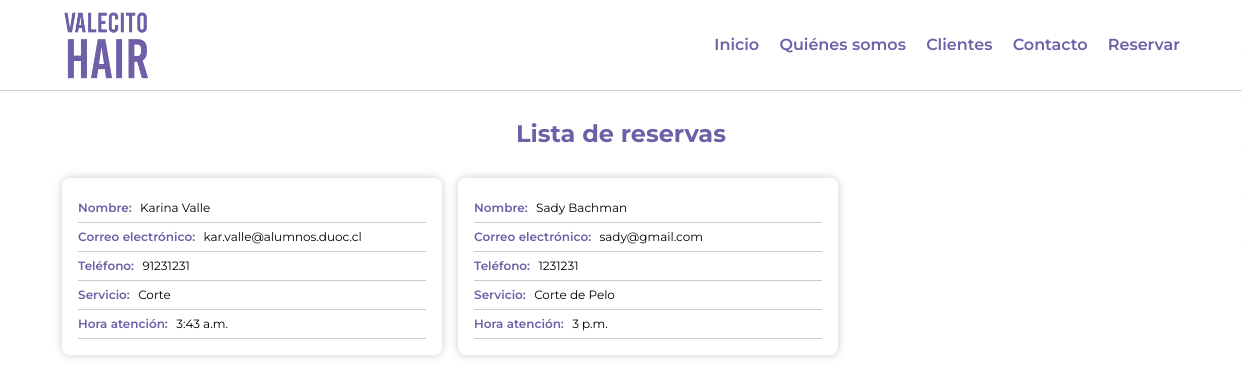
/listar-reservas, run on an earlier commit of the app's database.
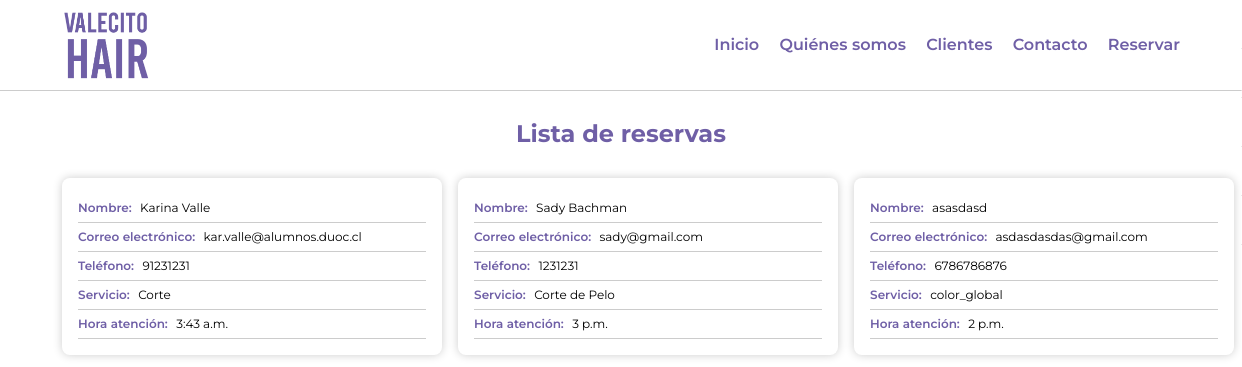
And on a later commit of the database.
### main/models.py (models this page shows)
class Reserva(models.Model):
    nombre_completo= models.CharField(max_length=100)
    correo = models.EmailField(max_length=100)
    telefono = models.CharField(max_length=10)
    servicio = models.CharField(max_length=50)
    hora = models.TimeField()

### main/views.py (the view)
# urls.py: path('listar-reservas', views.list, name='listar'),
def list(request):
    return render(request, "listar.html", { "reservas": Reserva.objects.all() })

### main/templates/listar.html (shortened to what this page needs)
<!DOCTYPE html>
<html lang="es">
<head>
  {% load static %}
  <link rel="stylesheet" href="{% static 'css/listar.css' %}">
  <link rel="stylesheet" href="{% static 'img/icons/style.css' %}">
  <link rel="stylesheet" href="{% static 'css/template.css' %}">
</head>
<body>
  <main class="main">
    <header class="header">
      <div class="wrapper">
        <img src="{% static 'img/images/logo.png' %}" class="logo" />
        <nav class="menu">
          <a class="menu-link" href="/">Inicio</a>
          <a class="menu-link" href="/">Quiénes somos</a>
          <a class="menu-link" href="/">Clientes</a>
          <a class="menu-link" href="/">Contacto</a>
          <a class="menu-link" href="/reservar">Reservar</a>
        </nav>
      </div>
    </header>
    <h1 class="title">Lista de reservas</h1>
    <div class="container">
      {% for res in reservas %}
        <article class="item">
          <div class="item-label">
            <span class="name">Nombre:</span>
            {{ res.nombre_completo }}
          </div>
          <div class="item-label">
            <span class="name">Correo electrónico:</span>
            {{ res.correo }}
          </div>
          <div class="item-label">
            <span class="name">Teléfono:</span>
            {{ res.telefono }}
          </div>
          <div class="item-label">
            <span class="name">Servicio:</span>
            {{ res.servicio }}
          </div>
          <div class="item-label">
            <span class="name">Hora atención:</span>
            {{ res.hora }}
          </div>
        </article>
      {% endfor %}
    </div>
</body>
</html>

What changed in the data, as far as the page shows it:
added Reserva: nombre_completo "asasdasd", correo "asdasdasdas@gmail.com", telefono "6786786876", servicio "color_global", hora "2 p.m."
